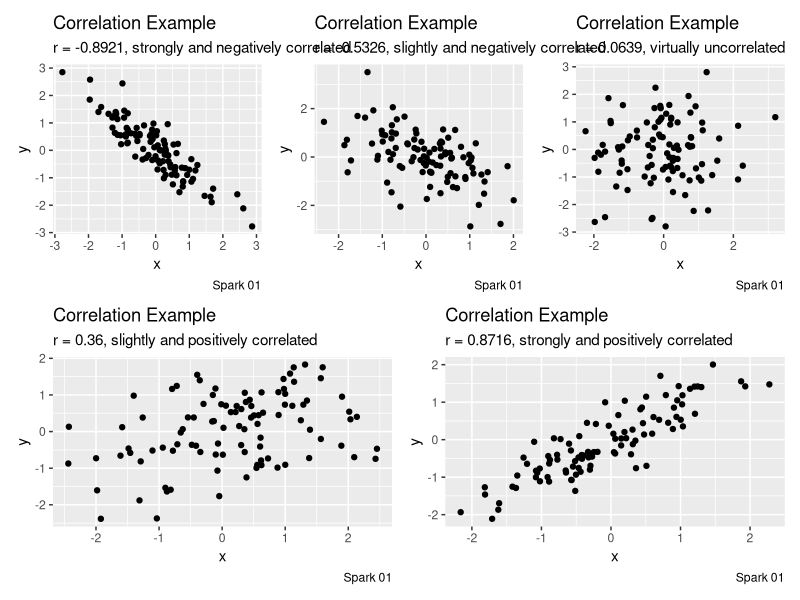
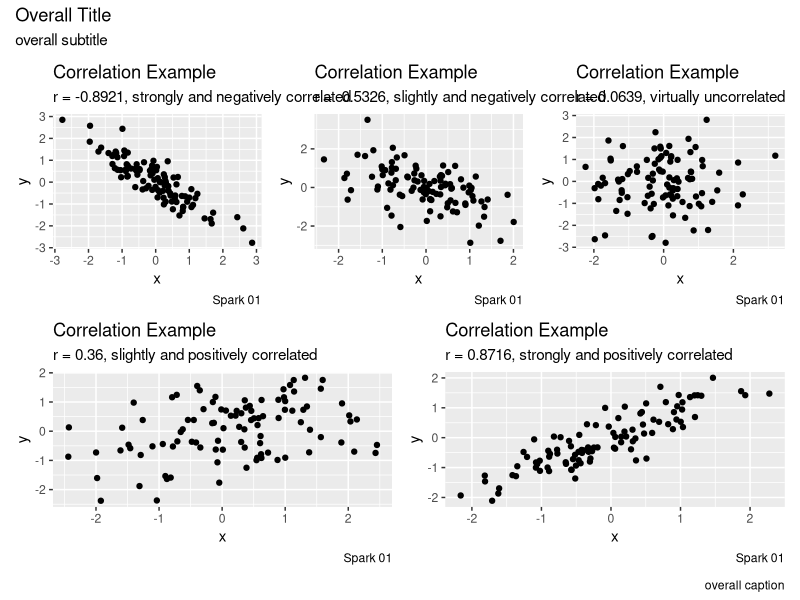

Here is the R script that generated these plots, in order:
## ---- chunk 1
library("patchwork")
library("tidyverse")

correlatedValues = function(x, r = 0.9){
  r2 = r**2
  ve = 1-r2
  SD = sqrt(ve)
  e  = rnorm(length(x), mean=0, sd=SD)
  y  = r*x + e
  return(y)
}
## ---- chunk 2
x <- rnorm(100, mean = 0, sd = 1)
y <- correlatedValues(x, r = -0.9)

cor_value <- cor(x,y, use = "pairwise.complete.obs")

df_for_graph <- data.frame(x,y)
p1 <- df_for_graph |>
  ggplot(aes(x = x, y = y)) +
  geom_point() +
  labs(title = "Correlation Example",
       subtitle = paste0("r = ", round(cor_value, 4), 
                         ", strongly and negatively correlated"),
       caption = "Spark 01")
## ---- chunk 3
x <- rnorm(100, mean = 0, sd = 1)
y <- correlatedValues(x, r = -0.5)

cor_value <- cor(x,y, use = "pairwise.complete.obs")

df_for_graph <- data.frame(x,y)
p2 <- df_for_graph |>
  ggplot(aes(x = x, y = y)) +
  geom_point() +
  labs(title = "Correlation Example",
       subtitle = paste0("r = ", round(cor_value, 4), 
                         ", slightly and negatively correlated"),
       caption = "Spark 01")
## ---- chunk 4
x <- rnorm(100, mean = 0, sd = 1)
y <- correlatedValues(x, r = 0)

cor_value <- cor(x,y, use = "pairwise.complete.obs")

df_for_graph <- data.frame(x,y)
p3 <- df_for_graph |>
  ggplot(aes(x = x, y = y)) +
  geom_point() +
  labs(title = "Correlation Example",
       subtitle = paste0("r = ", round(cor_value, 4), 
                         ", virtually uncorrelated"),
       caption = "Spark 01")
## ---- chunk 5
x <- rnorm(100, mean = 0, sd = 1)
y <- correlatedValues(x, r = 0.5)

cor_value <- cor(x,y, use = "pairwise.complete.obs")

df_for_graph <- data.frame(x,y)
p4 <- df_for_graph |>
  ggplot(aes(x = x, y = y)) +
  geom_point() +
  labs(title = "Correlation Example",
       subtitle = paste0("r = ", round(cor_value, 4), 
                         ", slightly and positively correlated"),
       caption = "Spark 01")
## ---- chunk 6
x <- rnorm(100, mean = 0, sd = 1)
y <- correlatedValues(x, r = 0.9)

cor_value <- cor(x,y, use = "pairwise.complete.obs")

df_for_graph <- data.frame(x,y)
p5 <- df_for_graph |>
  ggplot(aes(x = x, y = y)) +
  geom_point() +
  labs(title = "Correlation Example",
       subtitle = paste0("r = ", round(cor_value, 4), 
                         ", strongly and positively correlated"),
       caption = "Spark 01")
## ---- chunk 7
#patchwork
(p1 + p2 + p3) / (p4 + p5)
## ---- chunk 8
overall_plot <- (p1 + p2 + p3) / (p4 + p5)

overall_plot + plot_annotation(
  title = "Overall Title",
  subtitle = "overall subtitle",
  caption = "overall caption"
)
